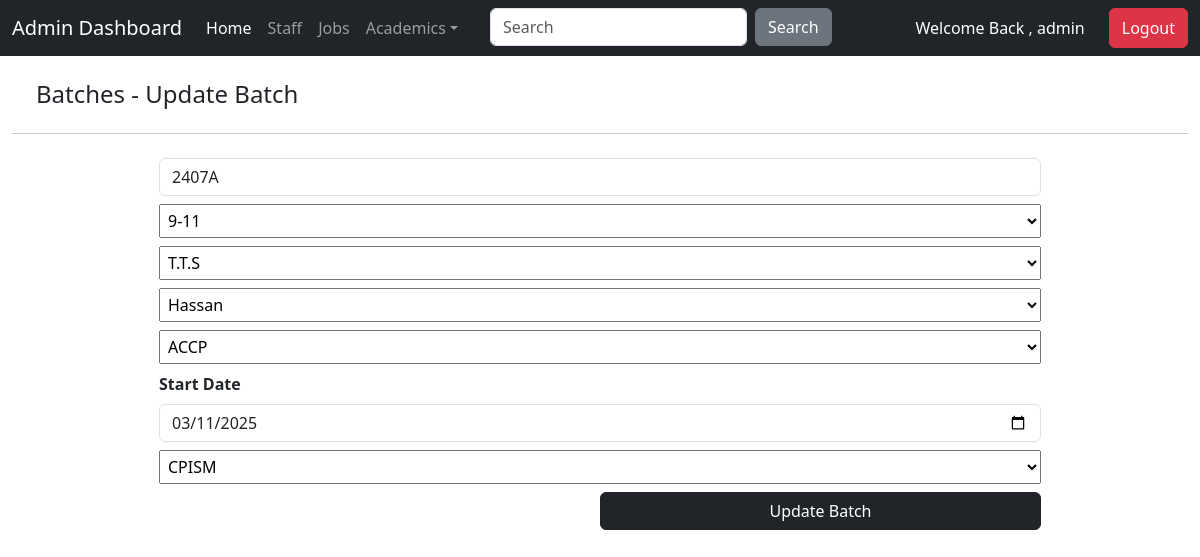
The page /Admin/update_batch.php?batchid=4 (signed in) on the database as committed earlier.
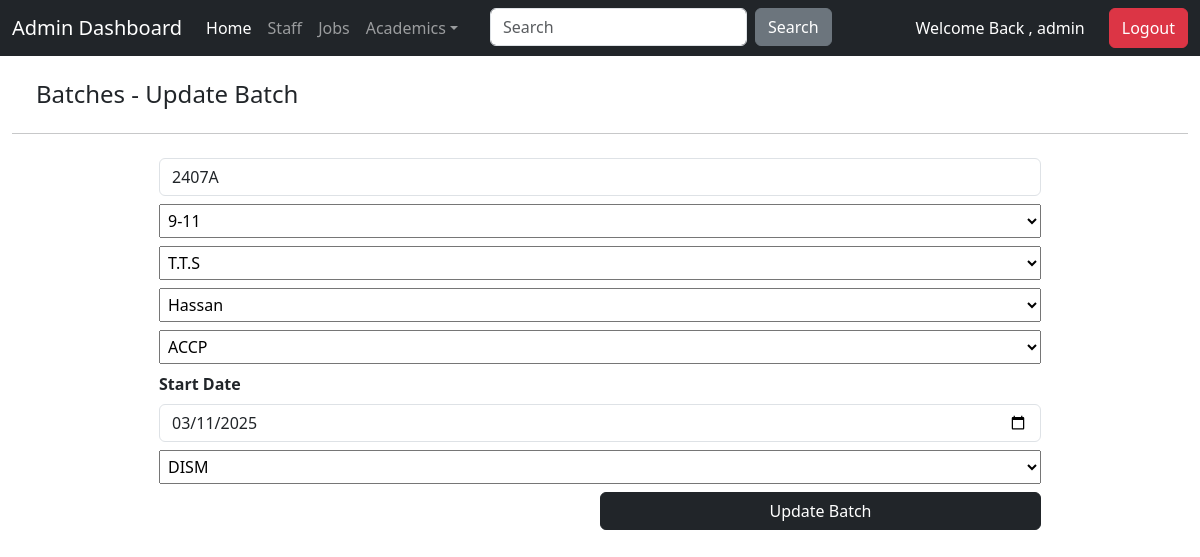
The same page on the database as committed later.
### tables this page shows
CREATE TABLE IF NOT EXISTS `batches` (
  `batchid` int NOT NULL AUTO_INCREMENT,
  `batchcode` varchar(100) DEFAULT NULL,
  `batchtimings` varchar(100) DEFAULT NULL,
  `batchdays` varchar(10) NOT NULL,
  `batchinstructor` int DEFAULT NULL,
  `currentsem` varchar(50) NOT NULL,
  `batchtype` varchar(200) DEFAULT NULL,
  `batchstartdate` date DEFAULT NULL,
  `batchstatus` varchar(50) NOT NULL DEFAULT 'Active',
  PRIMARY KEY (`batchid`),
  KEY `batchinstructor` (`batchinstructor`)
);

### Admin/update_batch.php (the view, shortened to what this page needs)
<?php
include('../connect.php');
include('headeradmin.php');
if (isset($_GET['batchid'])) {
    $batchid = $_GET['batchid'];
    $query = "SELECT * FROM batches WHERE batchid = '$batchid'";
    $result = mysqli_query($conn, $query);
    $row = mysqli_fetch_assoc($result);
} else {
    header("Location: batches.php");
    exit();
}
?>
<div class="container-fluid">
    <h4 class="m-4">Batches - Update Batch</h4>
    <hr>
    <div class="d-flex justify-content-center align-items-center">
        <div class="w-75">
            <form action="" method="post">
                <input type="text" name="batchcode" class="mt-2 form-control" value="<?php echo $row['batchcode']; ?>" placeholder="Enter Batch Code" required>
                <select name="batchtimings" class="mt-2 w-100 p-1" required>
                    <option value="9-11" <?php echo ($row['batchtimings'] == '9-11') ? 'selected' : ''; ?>>9-11</option>
                </select>
                <select name="batchdays" class="mt-2 w-100 p-1" required>
                    <option value="T.T.S" <?php echo ($row['batchdays'] == 'T.T.S') ? 'selected' : ''; ?>>T.T.S</option>
                </select>
                <select name="batchfaculty" class="mt-2 w-100 p-1" required>
                    <?php
                    $facultyQuery = mysqli_query($conn, "SELECT * FROM staff WHERE staffdesignation = 'Faculty'");
                    while ($facultyRow = mysqli_fetch_array($facultyQuery)) {
                        $selected = ($row['batchinstructor'] == $facultyRow['staffid']) ? 'selected' : '';
                        echo '<option value="' . $facultyRow['staffid'] . '" ' . $selected . '>' . $facultyRow['staffname'] . '</option>';
                    }
                    ?>
                </select>
                <select name="batchtype" class="mt-2 w-100 p-1" required>
                    <option value="ACCP" <?php echo ($row['batchtype'] == 'ACCP') ? 'selected' : ''; ?>>ACCP</option>
                </select>
                <label for="batchstartdate" class="mt-2"><b>Start Date</b></label>
                <input type="date" class="form-control mt-2" name="batchstartdate" value="<?php echo $row['batchstartdate']; ?>" required>
                <select name="batchsemester" class="mt-2 w-100 p-1" required>
                    <option value="CPISM" <?php echo ($row['currentsem'] == 'CPISM') ? 'selected' : ''; ?>>CPISM</option>
                    <option value="DISM" <?php echo ($row['currentsem'] == 'DISM') ? 'selected' : ''; ?>>DISM</option>
                </select>
                <button type="submit" class="btn btn-dark mt-2 w-50 float-end" name="btnupdatebatch">Update Batch</button>
            </form>
        </div>
    </div>
</div>
<?php include('footeradmin.php'); ?>

Rows that differ between the two databases and show on the page:
changed batches "ACCP": batchsemester "CPISM" → "DISM"
